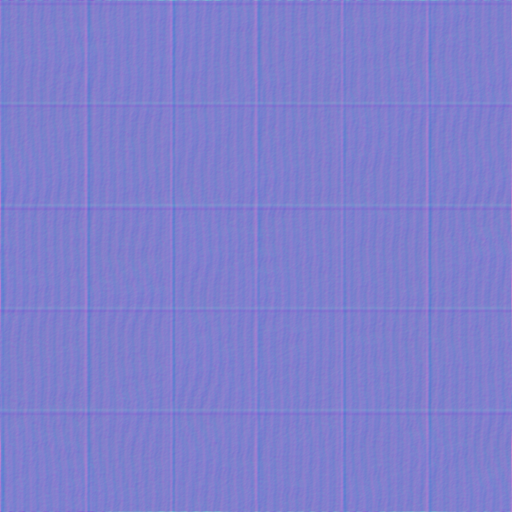
#> input picture assets/materials/chrum-ceiling-detail.png, 512 x 512 px, given in place of yellow-wall.png, which was not available
$ python generate_surface_details.py
#> lines starting #> are read from the running program, lines starting #| are printed output that depends on the picture
#!/usr/bin/env python3
"""CP11: deterministic approximate relief/roughness from original procedural albedo.
Packed RGB: tangent normal X,Y in RG, perceptual roughness in B. Opaque PNG.
All derivatives wrap so repeating material edges are consistent.
"""
from pathlib import Path
import numpy as np
from PIL import Image, ImageFilter
ROOT=Path(__file__).resolve().parents[1]/'assets/materials'
MATERIALS={
'yellow-wall':(.84,.65),'flood-wall':(.48,.85),'industrial-wall':(.58,.85),'chrum-wall':(.78,.85),
'yellow-floor':(.91,.95),'yellow-ceiling':(.84,.60),'flood-floor':(.32,.85),'flood-ceiling':(.76,.75),
'industrial-floor':(.82,.90),'industrial-ceiling':(.62,.80),'chrum-floor':(.87,.90),'chrum-ceiling':(.81,.80)}
for name,(rough,strength) in MATERIALS.items():
    img=Image.open(ROOT/(name+'.png')).convert('L').resize((512,512),Image.Resampling.LANCZOS)
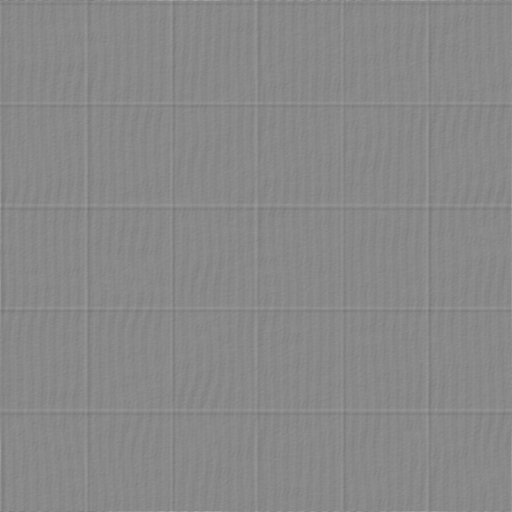
#> img: PIL image 512x512 L; min 118, max 166, mean 136.6
    h=np.asarray(img.filter(ImageFilter.GaussianBlur(.85)),dtype=np.float32)/255
    # A restrained luminance-derived relief proxy, not measured surface geometry.
    dx=(np.roll(h,-1,1)-np.roll(h,1,1))*strength*3.5
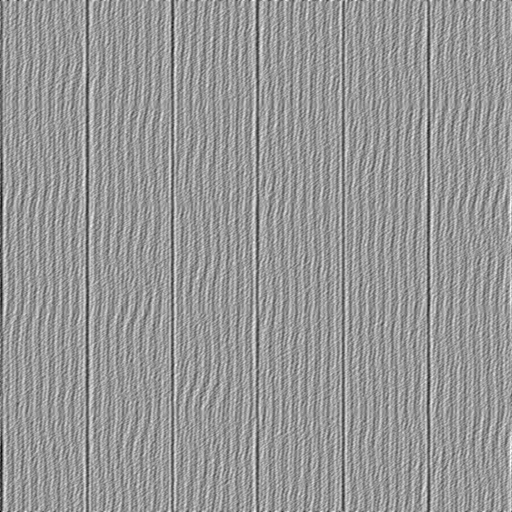
#> dx: shape (512, 512) float32; min -0.17, max 0.116, mean 4.19e-12; drawn with min black and max white
    dy=(np.roll(h,-1,0)-np.roll(h,1,0))*strength*3.5
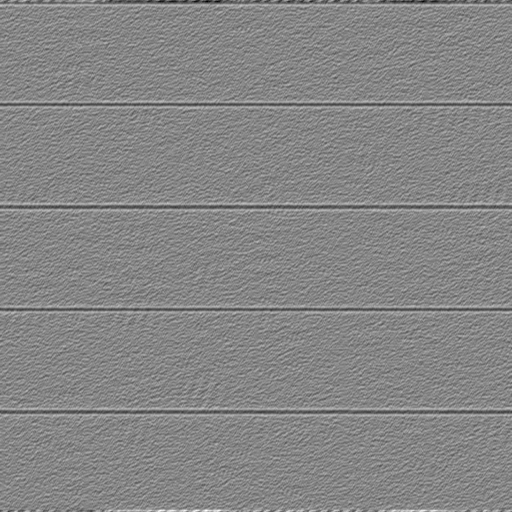
#> dy: shape (512, 512) float32; min -0.187, max 0.17, mean -8.73e-11; drawn with min black and max white
    length=np.sqrt(1+dx*dx+dy*dy)
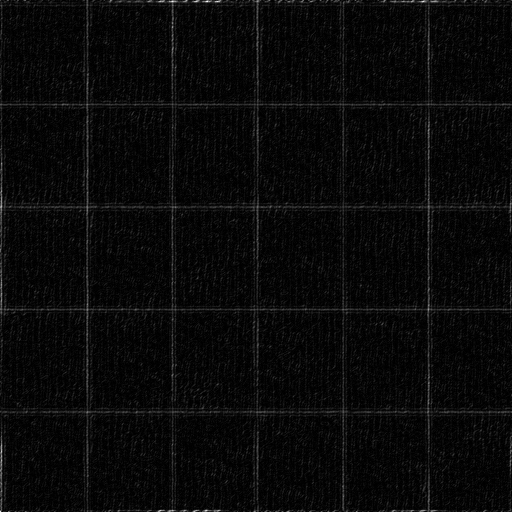
#> length: shape (512, 512) float32; min 1, max 1.02, mean 1; drawn with min black and max white
    local=np.clip(rough+(0.5-h)*.18+(h.mean()-.5)*.18,.16,.96)
    packed=np.stack((.5-.5*dx/length,.5-.5*dy/length,local),axis=-1)
    Image.fromarray(np.rint(np.clip(packed,0,1)*255).astype(np.uint8),'RGB').save(ROOT/(name+'-detail.png'),optimize=True)
#> pass 2 of the loop `for name,(rough,strength) in MATERIALS.items():`:
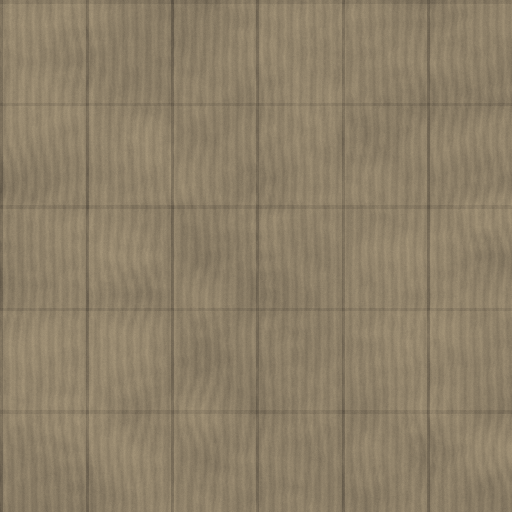
#> input picture assets/materials/chrum-ceiling.png, 512 x 512 px, given in place of flood-wall.png, which was not available
#> `length=np.sqrt(1+dx*dx+dy*dy)`:
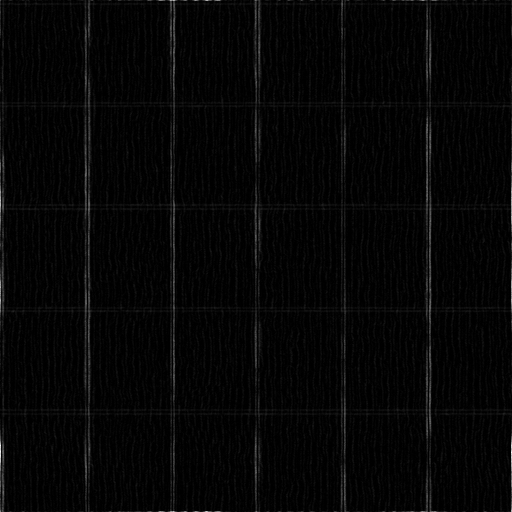
#> length: shape (512, 512) float32; min 1, max 1.12, mean 1; drawn with min black and max white
#> `packed=np.stack((.5-.5*dx/length,.5-.5*dy/length,local),axis=-1)`:
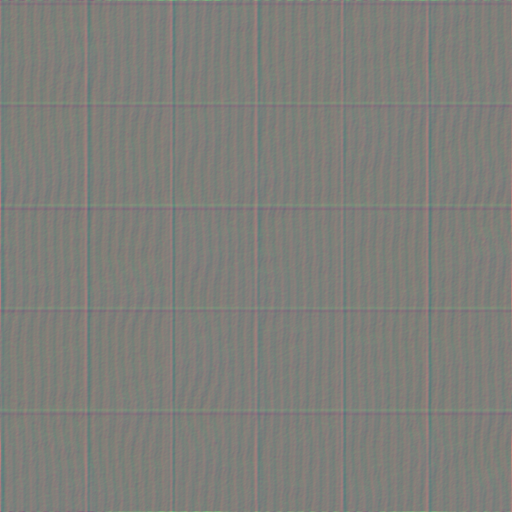
#> packed: shape (512, 512, 3) float32; mean of channels 0, 1, 2 0.5, 0.5, 0.48; drawn as R, G, B
#> (the run stopped early here; a loop or call above may not have finished)
